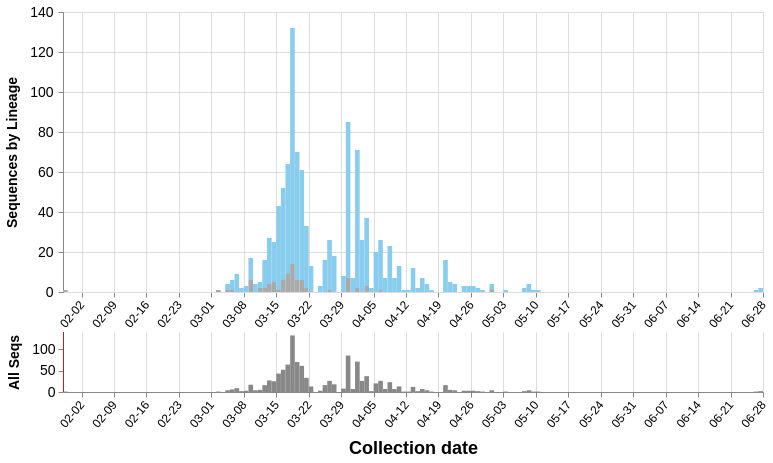

Write a Vega-Lite specification for this figure.
### Vega specification from a JSON file in a GitHub repository (floating-point values rounded to 4 significant figures)
{"$schema": "https://vega.github.io/schema/vega/v5.json", "description": "A basic stacked bar chart example.", "comment": "These will be overridden by the container of this vega plot", "width": 700, "height": 380, "padding": 5, "signals": [{"name": "disableSelectionColoring", "value": true}, {"name": "detailHeight", "value": 280}, {"name": "detailClip", "update": "detailHeight == 0"}, {"name": "overviewY", "update": "detailHeight == 0 ? 0 : detailHeight + 40"}, {"name": "overviewHeight", "value": 60}, {"name": "dateRangeStart", "value": 1575158400000, "comment": "Along with dateRangeEnd, these are hard limits on the dates shown. May need to update when we hit 2021. Dates are in milliseconds, unix epoch"}, {"name": "dateRangeEnd", "value": 1609372800000}, {"name": "dateBin", "value": 86400000, "comment": "Binning of observations by date, where date is in milliseconds. Default is 1 day (1000 * 60 * 60 * 24). This should never be less than a day. This is passed to the bin transform of cases_by_date_and_group"}, {"name": "overviewYLabel", "value": "All Seqs", "comment": "Y-axis label of the overview (bottom) panel"}, {"name": "detailYLabel", "value": "Sequences by Lineage", "comment": "Y-axis label of the detail (upper) panel"}, {"name": "yFormat", "value": "s"}, {"name": "stackOffset", "value": "zero", "comment": "Whether to show the counts as percentages ('normalize') or as absolute counts ('zero'). This is passed to the stack transform of cases_by_date_and_group"}, {"name": "cumulativeWindow", "value": [0, 0], "comment": "Window to calculate cumulative counts over. [0, 0] disables this behavior, while [null, 0] does the cumulative counting"}, {"name": "detailDomain", "comment": "The date range selected on the overview (bottom) panel. The units are in JS date objects. If there is no date selected, this should be null."}, {"name": "brush", "value": 0, "comment": "The date range selected on the overview (bottom) panel, in screen-space coordinate units (pixels). This will be converted to dates for the detailDomain signal by referencing the xOverview scale"}, {"name": "delta", "value": 0, "comment": "The difference between windows when dragging a date selection window in the overview (bottom) panel. It is tracked onmousemove and used to update the 'brush' signal after mouseup. Units are in screen-space coordinates (pixels)"}, {"name": "xdown", "value": 0, "comment": "The initial screen-space click location, in screen-space coordinates (pixels), when first clicking on the date range window before dragging it. This is used to calculate the 'delta' signal"}, {"name": "anchor", "value": null, "comment": "The initial 'brush' signal state, when clicking on the date range window to drag it. Units are in screen-space coordinates (pixels). Used to update the 'brush' signal after dragging it."}, {"name": "hoverBar", "value": null, "comment": "Used to store which group is hovered over. Is an object with field 'group'"}, {"name": "clear", "value": true, "comment": "If clicking on anything but a grouped bar, then clear the selection (by clearing the 'selection' data object)", "on": [{"events": "mouseup[!event.item]", "update": "true", "force": true}]}, {"name": "shift", "value": false, "comment": "Track whether or not the shift key is pressed. Used to select multiple groups by holding down shift before clicking", "on": [{"events": "@detailbars:click", "update": "event.shiftKey", "force": true}]}, {"name": "clicked", "value": null, "comment": "Track clicks on the group bars, for selection purposes", "on": [{"events": "@detailbars:click", "update": "{group: datum.group}", "force": true}]}], "data": [{"name": "selected", "comment": "A list of groups that are selected", "values": [{"group": "S|614|D|G"}], "on": [{"trigger": "clear", "remove": true}, {"trigger": "!shift", "remove": true}, {"trigger": "!shift && clicked", "insert": "clicked"}, {"trigger": "shift && clicked", "toggle": "clicked"}]}, {"name": "cases_by_date_and_group", "comment": "Main data object, same as caseData in store", "format": {"parse": {"group": "string", "cases_sum": "number", "date": "date:'%Q'"}}, "values": [{"date": 1580256000000, "group": "All Other Sequences", "groupName": "All Other Sequences", "cases_sum": 1, "color": "#AAA"}, {"date": 1583366400000, "group": "S|614|D|G", "groupName": "S · D614G", "cases_sum": 5, "color": "#88ccee"}, {"date": 1583366400000, "group": "All Other Sequences", "groupName": "All Other Sequences", "cases_sum": 1, "color": "#AAA"}, {"date": 1583452800000, "group": "S|614|D|G", "groupName": "S · D614G", "cases_sum": 9, "color": "#88ccee"}, {"date": 1583539200000, "group": "S|614|D|G", "groupName": "S · D614G", "cases_sum": 2, "color": "#88ccee"}, {"date": 1583280000000, "group": "S|614|D|G", "groupName": "S · D614G", "cases_sum": 3, "color": "#88ccee"}, {"date": 1583280000000, "group": "All Other Sequences", "groupName": "All Other Sequences", "cases_sum": 1, "color": "#AAA"}, {"date": 1584144000000, "group": "All Other Sequences", "groupName": "All Other Sequences", "cases_sum": 5, "color": "#AAA"}, {"date": 1584144000000, "group": "S|614|D|G", "groupName": "S · D614G", "cases_sum": 20, "color": "#88ccee"}, {"date": 1584057600000, "group": "S|614|D|G", "groupName": "S · D614G", "cases_sum": 23, "color": "#88ccee"}, {"date": 1584057600000, "group": "All Other Sequences", "groupName": "All Other Sequences", "cases_sum": 4, "color": "#AAA"}, {"date": 1584230400000, "group": "S|614|D|G", "groupName": "S · D614G", "cases_sum": 42, "color": "#88ccee"}, {"date": 1584230400000, "group": "All Other Sequences", "groupName": "All Other Sequences", "cases_sum": 1, "color": "#AAA"}, {"date": 1584662400000, "group": "S|614|D|G", "groupName": "S · D614G", "cases_sum": 55, "color": "#88ccee"}, {"date": 1584662400000, "group": "All Other Sequences", "groupName": "All Other Sequences", "cases_sum": 6, "color": "#AAA"}, {"date": 1593216000000, "group": "S|614|D|G", "groupName": "S · D614G", "cases_sum": 2, "color": "#88ccee"}, {"date": 1593129600000, "group": "S|614|D|G", "groupName": "S · D614G", "cases_sum": 1, "color": "#88ccee"}, {"date": 1584403200000, "group": "S|614|D|G", "groupName": "S · D614G", "cases_sum": 55, "color": "#88ccee"}, {"date": 1584403200000, "group": "All Other Sequences", "groupName": "All Other Sequences", "cases_sum": 9, "color": "#AAA"}, {"date": 1584316800000, "group": "S|614|D|G", "groupName": "S · D614G", "cases_sum": 46, "color": "#88ccee"}, {"date": 1584316800000, "group": "All Other Sequences", "groupName": "All Other Sequences", "cases_sum": 6, "color": "#AAA"}, {"date": 1584489600000, "group": "All Other Sequences", "groupName": "All Other Sequences", "cases_sum": 14, "color": "#AAA"}, {"date": 1584489600000, "group": "S|614|D|G", "groupName": "S · D614G", "cases_sum": 118, "color": "#88ccee"}, {"date": 1584576000000, "group": "S|614|D|G", "groupName": "S · D614G", "cases_sum": 64, "color": "#88ccee"}, {"date": 1584576000000, "group": "All Other Sequences", "groupName": "All Other Sequences", "cases_sum": 6, "color": "#AAA"}, {"date": 1583884800000, "group": "S|614|D|G", "groupName": "S · D614G", "cases_sum": 3, "color": "#88ccee"}, {"date": 1583884800000, "group": "All Other Sequences", "groupName": "All Other Sequences", "cases_sum": 2, "color": "#AAA"}, {"date": 1584748800000, "group": "S|614|D|G", "groupName": "S · D614G", "cases_sum": 31, "color": "#88ccee"}, {"date": 1584748800000, "group": "All Other Sequences", "groupName": "All Other Sequences", "cases_sum": 2, "color": "#AAA"}, {"date": 1584835200000, "group": "S|614|D|G", "groupName": "S · D614G", "cases_sum": 13, "color": "#88ccee"}, {"date": 1585612800000, "group": "S|614|D|G", "groupName": "S · D614G", "cases_sum": 7, "color": "#88ccee"}, {"date": 1585699200000, "group": "S|614|D|G", "groupName": "S · D614G", "cases_sum": 69, "color": "#88ccee"}, {"date": 1585699200000, "group": "All Other Sequences", "groupName": "All Other Sequences", "cases_sum": 2, "color": "#AAA"}, {"date": 1583625600000, "group": "S|614|D|G", "groupName": "S · D614G", "cases_sum": 3, "color": "#88ccee"}, {"date": 1585872000000, "group": "S|614|D|G", "groupName": "S · D614G", "cases_sum": 34, "color": "#88ccee"}, {"date": 1585872000000, "group": "All Other Sequences", "groupName": "All Other Sequences", "cases_sum": 3, "color": "#AAA"}, {"date": 1583971200000, "group": "S|614|D|G", "groupName": "S · D614G", "cases_sum": 14, "color": "#88ccee"}, {"date": 1583971200000, "group": "All Other Sequences", "groupName": "All Other Sequences", "cases_sum": 2, "color": "#AAA"}, {"date": 1585526400000, "group": "S|614|D|G", "groupName": "S · D614G", "cases_sum": 78, "color": "#88ccee"}, {"date": 1585526400000, "group": "All Other Sequences", "groupName": "All Other Sequences", "cases_sum": 7, "color": "#AAA"}, {"date": 1586131200000, "group": "S|614|D|G", "groupName": "S · D614G", "cases_sum": 25, "color": "#88ccee"}, {"date": 1586131200000, "group": "All Other Sequences", "groupName": "All Other Sequences", "cases_sum": 1, "color": "#AAA"}, {"date": 1586044800000, "group": "S|614|D|G", "groupName": "S · D614G", "cases_sum": 20, "color": "#88ccee"}, {"date": 1585785600000, "group": "S|614|D|G", "groupName": "S · D614G", "cases_sum": 26, "color": "#88ccee"}, {"date": 1585958400000, "group": "S|614|D|G", "groupName": "S · D614G", "cases_sum": 2, "color": "#88ccee"}, {"date": 1586476800000, "group": "S|614|D|G", "groupName": "S · D614G", "cases_sum": 13, "color": "#88ccee"}, {"date": 1586304000000, "group": "S|614|D|G", "groupName": "S · D614G", "cases_sum": 23, "color": "#88ccee"}, {"date": 1586736000000, "group": "S|614|D|G", "groupName": "S · D614G", "cases_sum": 12, "color": "#88ccee"}, {"date": 1586217600000, "group": "S|614|D|G", "groupName": "S · D614G", "cases_sum": 7, "color": "#88ccee"}, {"date": 1586390400000, "group": "S|614|D|G", "groupName": "S · D614G", "cases_sum": 7, "color": "#88ccee"}, {"date": 1586563200000, "group": "S|614|D|G", "groupName": "S · D614G", "cases_sum": 1, "color": "#88ccee"}, {"date": 1586649600000, "group": "S|614|D|G", "groupName": "S · D614G", "cases_sum": 1, "color": "#88ccee"}, {"date": 1587513600000, "group": "S|614|D|G", "groupName": "S · D614G", "cases_sum": 4, "color": "#88ccee"}, {"date": 1587340800000, "group": "S|614|D|G", "groupName": "S · D614G", "cases_sum": 16, "color": "#88ccee"}, {"date": 1586822400000, "group": "S|614|D|G", "groupName": "S · D614G", "cases_sum": 2, "color": "#88ccee"}, {"date": 1586995200000, "group": "S|614|D|G", "groupName": "S · D614G", "cases_sum": 4, "color": "#88ccee"}, {"date": 1587427200000, "group": "S|614|D|G", "groupName": "S · D614G", "cases_sum": 5, "color": "#88ccee"}, {"date": 1586908800000, "group": "S|614|D|G", "groupName": "S · D614G", "cases_sum": 7, "color": "#88ccee"}, {"date": 1587686400000, "group": "S|614|D|G", "groupName": "S · D614G", "cases_sum": 3, "color": "#88ccee"}, {"date": 1583712000000, "group": "All Other Sequences", "groupName": "All Other Sequences", "cases_sum": 6, "color": "#AAA"}, {"date": 1583712000000, "group": "S|614|D|G", "groupName": "S · D614G", "cases_sum": 11, "color": "#88ccee"}, {"date": 1583107200000, "group": "All Other Sequences", "groupName": "All Other Sequences", "cases_sum": 1, "color": "#AAA"}, {"date": 1583798400000, "group": "S|614|D|G", "groupName": "S · D614G", "cases_sum": 4, "color": "#88ccee"}, {"date": 1585440000000, "group": "S|614|D|G", "groupName": "S · D614G", "cases_sum": 8, "color": "#88ccee"}, {"date": 1585008000000, "group": "S|614|D|G", "groupName": "S · D614G", "cases_sum": 3, "color": "#88ccee"}, {"date": 1585180800000, "group": "S|614|D|G", "groupName": "S · D614G", "cases_sum": 25, "color": "#88ccee"}, {"date": 1585180800000, "group": "All Other Sequences", "groupName": "All Other Sequences", "cases_sum": 1, "color": "#AAA"}, {"date": 1585267200000, "group": "S|614|D|G", "groupName": "S · D614G", "cases_sum": 18, "color": "#88ccee"}, {"date": 1585094400000, "group": "S|614|D|G", "groupName": "S · D614G", "cases_sum": 16, "color": "#88ccee"}, {"date": 1587772800000, "group": "S|614|D|G", "groupName": "S · D614G", "cases_sum": 3, "color": "#88ccee"}, {"date": 1587081600000, "group": "S|614|D|G", "groupName": "S · D614G", "cases_sum": 1, "color": "#88ccee"}, {"date": 1587945600000, "group": "S|614|D|G", "groupName": "S · D614G", "cases_sum": 2, "color": "#88ccee"}, {"date": 1588464000000, "group": "S|614|D|G", "groupName": "S · D614G", "cases_sum": 1, "color": "#88ccee"}, {"date": 1588896000000, "group": "S|614|D|G", "groupName": "S · D614G", "cases_sum": 4, "color": "#88ccee"}, {"date": 1588204800000, "group": "S|614|D|G", "groupName": "S · D614G", "cases_sum": 3, "color": "#88ccee"}, {"date": 1588204800000, "group": "All Other Sequences", "groupName": "All Other Sequences", "cases_sum": 1, "color": "#AAA"}, {"date": 1589068800000, "group": "S|614|D|G", "groupName": "S · D614G", "cases_sum": 1, "color": "#88ccee"}, {"date": 1588032000000, "group": "S|614|D|G", "groupName": "S · D614G", "cases_sum": 1, "color": "#88ccee"}, {"date": 1588982400000, "group": "S|614|D|G", "groupName": "S · D614G", "cases_sum": 1, "color": "#88ccee"}, {"date": 1587859200000, "group": "S|614|D|G", "groupName": "S · D614G", "cases_sum": 3, "color": "#88ccee"}, {"date": 1588809600000, "group": "S|614|D|G", "groupName": "S · D614G", "cases_sum": 2, "color": "#88ccee"}], "transform": [{"comment": "this creates the group_sum field on each item, which is a total sum of all cases for that group across all dates", "type": "joinaggregate", "ops": ["sum"], "fields": ["cases_sum"], "as": ["group_counts"], "groupby": ["group", "groupName"]}, {"comment": "Bin observations by date. The width of each bin is determined by the signal dateBin. Since the most detail in the date from GISAID is by day, the bin shouldn't ever be smaller than a day.", "type": "bin", "field": "date", "extent": [{"signal": "dateRangeStart"}, {"signal": "dateRangeEnd"}], "step": {"signal": "dateBin"}, "as": ["day_start", "day_end"]}, {"comment": "After binning, combine observations in the same group and day, by taking the sum of the sequence counts. The max aggs on group_counts and color are just to carry the fields over.", "type": "aggregate", "groupby": ["group", "groupName", "new_group", "day_start", "day_end"], "fields": ["cases_sum", "group_counts", "color"], "ops": ["sum", "max", "max"], "as": ["cases_sum", "group_counts", "color"]}, {"comment": "If a group isn't present in a dateBin that others are, then impute an empty value. This is only important for the cumulative view, so as to keep things consistent. Unfortunately I don't know how to impute for days with no data at all yet. This leads to some gaps in the cumulative view.", "type": "impute", "field": "cases_sum", "key": "day_start", "groupby": ["group", "groupName", "color", "group_counts"], "value": 0}, {"comment": "Recalculate the day_end from the day_start and dateBin, since the imputation can't work on more than one field at once.", "type": "formula", "expr": "datum.day_start + dateBin", "as": "day_end"}, {"comment": "Calculate the cumulative counts. If we're not running in cumulative mode, then output the cumulative count in a dummy field (determined by the signal windowField). If we are in cumulative mode, then overwrite the cases_sum field.", "type": "window", "sort": {"field": "day_start"}, "groupby": ["group", "groupName"], "ops": ["sum"], "fields": ["cases_sum"], "as": ["cases_sum_new"], "frame": {"signal": "cumulativeWindow"}}, {"comment": "Stack bars on the same date in preparation for the visualization. Offset (zero vs. normalize) controls counts vs. percentages.", "type": "stack", "groupby": ["day_start"], "sort": {"field": "group"}, "field": "cases_sum_new", "offset": {"signal": "stackOffset"}}]}, {"name": "cases_by_date", "source": "cases_by_date_and_group", "comment": "Collapse cases by date (ignore group), for the data in the overview (bottom) plot", "transform": [{"type": "aggregate", "groupby": ["day_start", "day_end"], "fields": ["cases_sum"], "ops": ["sum"], "as": ["cases_sum_by_date"]}]}], "marks": [{"type": "group", "name": "detail", "comment": "The mark group for the detail (upper) panel", "encode": {"comment": "The width and height should be overridden by the plot's container", "update": {"height": {"signal": "detailHeight"}, "width": {"signal": "width"}}}, "signals": [{"name": "hoverBar", "comment": "Set the hoverBar signal when a bar is hovered over, and clear it when the mouse is hovered over anything else", "push": "outer", "on": [{"events": "@detailbars:mouseover!", "update": "{group: datum.group, date: datum.day_start}"}, {"events": "@detailbars:mouseout!", "update": "null"}]}], "scales": [{"name": "x", "comment": "Provide two fields for the domain, since if we only provide the day_start, the last day will get cut off, and if we only provide day_end, the first day will get cut off", "type": "time", "range": "width", "domain": {"fields": [{"data": "cases_by_date", "field": "day_start"}, {"data": "cases_by_date", "field": "day_end"}]}, "domainRaw": {"signal": "detailDomain"}}, {"name": "y", "comment": "Scale the y axis from 0 to the highest bar height", "type": "linear", "range": [{"signal": "detailHeight"}, 0], "nice": true, "zero": true, "domain": {"data": "cases_by_date_and_group", "field": "y1"}}], "marks": [{"type": "group", "comment": "Not sure why we need a group mark here, but this is how it is in the example plot, so I didn't change it", "encode": {"update": {"clip": {"signal": "detailClip"}, "height": {"field": {"group": "height"}}, "width": {"field": {"group": "width"}}}}, "axes": [{"orient": "bottom", "scale": "x", "zindex": 0, "format": "%m-%d", "tickCount": "week", "grid": true, "gridScale": "y", "gridColor": "#DDD", "labelAngle": 310, "labelAlign": "right", "labelBaseline": "middle", "labelPadding": 5, "labelFontSize": 12}, {"orient": "left", "scale": "y", "format": {"signal": "yFormat"}, "zindex": 0, "grid": true, "gridColor": "#DDD", "title": {"signal": "detailYLabel"}, "titleFontSize": 14, "titlePadding": 10, "labelFontSize": 14, "labelPadding": 5, "tickCount": 5}], "marks": [{"type": "rect", "name": "detailbars", "from": {"data": "cases_by_date_and_group"}, "encode": {"comment": "Define the tooltip and other constant values here", "enter": {"strokeWidth": {"value": 1}, "tooltip": {"signal": "{title: datum.groupName, 'Total sequences': datum.group_counts, 'Sequences': datum.cases_sum_new, 'Collection date': timeFormat(datum.day_start, '%b %d %Y')}"}}, "update": {"x": {"scale": "x", "field": "day_start"}, "x2": {"scale": "x", "field": "day_end"}, "y": {"scale": "y", "field": "y0"}, "y2": {"scale": "y", "field": "y1"}, "fill": [{"test": "disableSelectionColoring || (!length(data('selected')) || indata('selected', 'group', datum.group)) && (datum.cases_sum_new > 0)", "field": "color", "comment": "If this group is selected, or if nothing is selected, then color it normally."}, {"value": "#CCC", "comment": "If there is a selected group and this group isn't one of them, then color it light grey"}], "stroke": [{"test": "hoverBar && hoverBar.group == datum.group && datum.cases_sum_new > 0", "value": "#000", "comment": "If this group is being hovered over, then set outline it black. Since we're imputing empty groups, only highlight groups with more than zero cases."}, {"value": "transparent"}], "zindex": [{"test": "hoverBar && hoverBar.group == datum.group && datum.cases_sum > 0", "value": 3, "comment": "Same as the 'stroke' test, but we also need to set the z-index here since it's possible the outline stroke will get hidden under other bars"}, {"value": 1}]}}}]}]}, {"type": "group", "name": "overview", "comment": "Mark group for the overview (bottom) panel", "encode": {"comment": "The width should be overridden by the plot container", "update": {"x": {"value": 0}, "y": {"signal": "overviewY"}, "width": {"signal": "width"}, "height": {"signal": "overviewHeight"}, "fill": {"value": "transparent"}}}, "signals": [{"name": "brush", "comment": "Trigger the date selection brush when any area of the overview plot is clicked. The update code was originally [x(), x()], but I changed it to snap to days instead of selecting by screen-space pixel. All the code does is convert from screen-space pixels --> date --> days --> round to nearest day --> date --> screen-space pixels. invert() is used to convert from pixels to date, and round(x / 86400000) rounds to the nearest day. round() * 86400000 converts from days back into the date (in milliseconds), and scale() converts from date back into screen-space coordinates. This fragment of code is used in all the signals below for day-snapping.", "push": "outer", "on": [{"events": {"merge": [{"markname": "overview", "type": "mousedown"}, {"markname": "overviewbars", "type": "mousedown"}]}, "update": "[scale('xOverview', round(invert('xOverview', x()) / 86400000) * 86400000), scale('xOverview', round(invert('xOverview', x()) / 86400000) * 86400000)]"}, {"comment": "Clear the brush selection on any double-click", "events": {"merge": [{"markname": "overview", "type": "dblclick"}, {"markname": "brushrect", "type": "dblclick"}]}, "update": "0"}, {"comment": "Update the brush on mousemove. Hold the first point of the range constant (brush[0]), and modify brush[1] by snapping to day as well (see comment above). clamp() is used to ensure that the range stays within the bounds of the plot. Capture mousemove events on both the plot and the bars to allow dragging anywhere on the overview plot", "events": {"merge": [{"source": "window", "type": "mousemove", "between": [{"markname": "overview", "type": "mousedown"}, {"source": "window", "type": "mouseup"}], "consume": true}, {"source": "window", "type": "mousemove", "between": [{"markname": "overviewbars", "type": "mousedown"}, {"source": "window", "type": "mouseup"}], "consume": true}]}, "update": "[brush[0], clamp(scale('xOverview', round(invert('xOverview', x()) / 86400000) * 86400000), 0, width)]"}, {"comment": "When the mousemove is finished (marked by mouseup event), then reorganize the brush vector so that the lesser value is first", "events": {"merge": [{"markname": "overview", "type": "mouseup"}, {"markname": "brushrect", "type": "mouseup"}]}, "update": "abs(span(brush)) <= 2 ? 0 : [brush[0], brush[1]]"}, {"comment": "Capture when the date range window is dragged, and update the ranges. Since the dragging logic implements day-snapping on its own, we don't have to round anything here.", "events": {"signal": "delta"}, "update": "clampRange([anchor[0] + delta, anchor[1] + delta], 0, width)"}]}, {"name": "anchor", "comment": "Make a copy of the brush vector when the date range is clicked. Used by the 'brush' signal to update itself after a date range drag", "push": "outer", "on": [{"events": "@brushrect:mousedown", "update": "slice(brush)"}]}, {"name": "xdown", "comment": "Track the initial drag x-coordinate, and snap to the nearest day. Used to set the 'delta' signal", "push": "outer", "on": [{"events": "@brushrect:mousedown", "update": "scale('xOverview', round(invert('xOverview', x()) / 86400000) * 86400000)"}]}, {"name": "delta", "comment": "Track how far and in what direction the date range was dragged. Snap to the nearest day. Used to set the 'brush' signal after a date range drag", "push": "outer", "on": [{"events": "[@brushrect:mousedown, window:mouseup] > window:mousemove!", "update": "scale('xOverview', round(invert('xOverview', x()) / 86400000) * 86400000) - xdown"}]}, {"name": "detailDomain", "comment": "The same as the 'brush' signal, but in date coordinates instead of screen-space (pixel) coordinates", "push": "outer", "on": [{"events": {"signal": "brush"}, "update": "span(brush) ? invert('xOverview', brush) : null"}]}], "scales": [{"name": "xOverview", "comment": "Provide two fields for the domain, since if we only provide the day_start, the last day will get cut off, and if we only provide day_end, the first day will get cut off", "type": "time", "range": "width", "domain": {"fields": [{"data": "cases_by_date", "field": "day_start"}, {"data": "cases_by_date", "field": "day_end"}]}}, {"name": "yOverview", "type": "linear", "range": [{"signal": "overviewHeight"}, 0], "domain": {"data": "cases_by_date", "field": "cases_sum_by_date"}, "nice": true, "zero": true}], "axes": [{"orient": "bottom", "scale": "xOverview", "title": "Collection date", "titleFontSize": 18, "titlePadding": 10, "format": "%m-%d", "grid": true, "gridColor": "#DDD", "gridScale": "yOverview", "labelAngle": 310, "labelAlign": "right", "labelBaseline": "middle", "labelPadding": 5, "labelFontSize": 12, "tickCount": "week"}, {"orient": "left", "scale": "yOverview", "title": {"signal": "overviewYLabel"}, "titleFontSize": 14, "titlePadding": 10, "labelFontSize": 14, "labelPadding": 3, "tickCount": 3}], "marks": [{"type": "rect", "name": "overviewbars", "from": {"data": "cases_by_date"}, "encode": {"update": {"x": {"scale": "xOverview", "field": "day_start"}, "x2": {"scale": "xOverview", "field": "day_end"}, "y": {"scale": "yOverview", "value": 0}, "y2": {"scale": "yOverview", "field": "cases_sum_by_date"}, "fill": [{"test": "detailDomain && inrange(datum.day_start, [detailDomain[0], detailDomain[1] - 1])", "value": "#f00", "comment": "Color this bar red if it's within the date selection range"}, {"value": "#888"}]}}}, {"type": "rect", "name": "brushrect", "comment": "Draw the date selection range", "encode": {"enter": {"y": {"value": 0}, "height": {"signal": "overviewHeight"}, "fill": {"value": "#333"}, "fillOpacity": {"value": 0.2}}, "update": {"x": {"signal": "brush[0]"}, "x2": {"signal": "brush[1]"}}}}, {"type": "rect", "comment": "Draw the beginning bar of the date selection range", "interactive": false, "encode": {"enter": {"y": {"value": 0}, "height": {"signal": "overviewHeight"}, "width": {"value": 1}, "fill": {"value": "firebrick"}}, "update": {"x": {"signal": "brush[0]"}}}}, {"type": "rect", "comment": "Draw the ending bar of the date selection range", "interactive": false, "encode": {"enter": {"y": {"value": 0}, "height": {"signal": "overviewHeight"}, "width": {"value": 1}, "fill": {"value": "firebrick"}}, "update": {"x": {"signal": "brush[1]"}}}}]}]}
